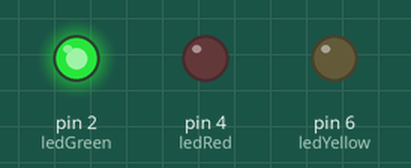
Recording of a sketch running on a simulated Arduino Uno, built with avr-gcc and run on an emulated ATmega328P. Parts: output pins drawn as LEDs (lit = HIGH). What the sketch prints to the serial monitor is not drawn.

Above: at 0.5 s.
At 16.5 s:
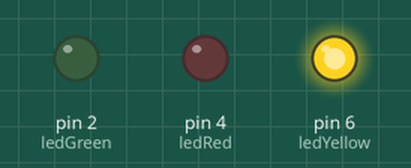
At 36.0 s:
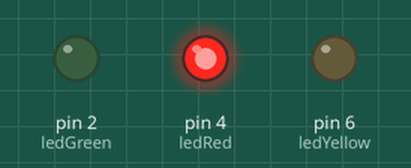
Timing chart, 0 to 39.0 s (numbered marks = the images above):
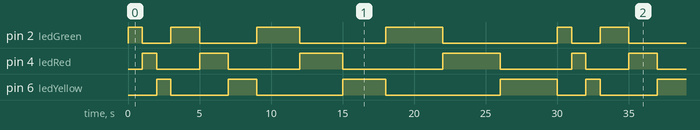

Measured:
- by itself, pin 2 (ledGreen): repeats every 30.0 s: LOW 2.0 s, HIGH 2.0 s, LOW 4.0 s, HIGH 3.0 s, LOW 6.0 s, HIGH 4.0 s, LOW 8.0 s, HIGH 1.0 s
- by itself, pin 4 (ledRed): repeats every 30.0 s: LOW 3.0 s, HIGH 2.0 s, LOW 5.0 s, HIGH 3.0 s, LOW 7.0 s, HIGH 4.0 s, LOW 5.0 s, HIGH 1.0 s
- by itself, pin 6 (ledYellow): repeats every 30.0 s: LOW 4.0 s, HIGH 2.0 s, LOW 6.0 s, HIGH 3.0 s, LOW 8.0 s, HIGH 4.0 s, LOW 2.0 s, HIGH 1.0 s

The sketch:

20221030_kevin_trafficSign_ver2.ino
```cpp
int ledGreen =2;
int ledYellow =6;
int ledRed =4;

void setup() {
  // put your setup code here, to run once:

  Serial.begin(9600);

  //핀모드 설정
  pinMode(ledGreen, OUTPUT);
  pinMode(ledYellow, OUTPUT);
  pinMode(ledRed, OUTPUT);

}

void loop() {
  // put your main code here, to run repeatedly:
  Serial.println("start");

  dou(1000);
  le(1000);
  mi(1000);

  Serial.println(" ");

  dou(2000);
  le(2000);
  mi(2000);

  Serial.println(" ");

  dou(3000);
  le(3000);
  mi(3000);

  Serial.println(" ");

  dou(4000);
  le(4000);
  mi(4000);

  Serial.println("END");

  Serial.println(" ");
  Serial.println(" ");
}

void dou(int sec) {
  //도 구간
  digitalWrite(ledGreen, HIGH);
  Serial.println("도");
    delay(sec);
  digitalWrite(ledGreen, LOW);

}

void le(int sec) {
  //레 구간
  digitalWrite(ledRed, HIGH);
  Serial.println("레");
    delay(sec);
  digitalWrite(ledRed, LOW);

}

void mi(int sec) {
  //미 구간
  digitalWrite(ledYellow,HIGH);
  Serial.println("미");
    delay(sec);
  digitalWrite(ledYellow,LOW);
}
```
